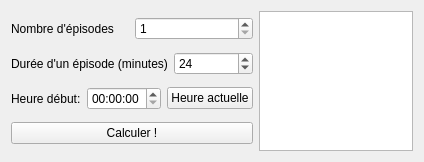
<?xml version="1.0" encoding="UTF-8"?>
<ui version="4.0">
 <class>Form</class>
 <widget class="QWidget" name="Form">
  <property name="geometry">
   <rect>
    <x>0</x>
    <y>0</y>
    <width>424</width>
    <height>162</height>
   </rect>
  </property>
  <property name="windowTitle">
   <string>Form</string>
  </property>
  <layout class="QGridLayout" name="gridLayout">
   <item row="0" column="0">
    <layout class="QHBoxLayout" name="horizontalLayout_4">
     <item>
      <layout class="QVBoxLayout" name="verticalLayout">
       <item>
        <layout class="QHBoxLayout" name="horizontalLayout">
         <item>
          <widget class="QLabel" name="label_2">
           <property name="text">
            <string>Nombre d'épisodes</string>
           </property>
          </widget>
         </item>
         <item>
          <widget class="QSpinBox" name="spinBox">
           <property name="minimum">
            <number>1</number>
           </property>
          </widget>
         </item>
        </layout>
       </item>
       <item>
        <layout class="QHBoxLayout" name="horizontalLayout_2">
         <item>
          <widget class="QLabel" name="label_3">
           <property name="text">
            <string>Durée d'un épisode (minutes)</string>
           </property>
          </widget>
         </item>
         <item>
          <widget class="QSpinBox" name="spinBox_2">
           <property name="maximum">
            <number>3600</number>
           </property>
           <property name="singleStep">
            <number>5</number>
           </property>
           <property name="value">
            <number>24</number>
           </property>
          </widget>
         </item>
        </layout>
       </item>
       <item>
        <layout class="QHBoxLayout" name="horizontalLayout_3">
         <item>
          <widget class="QLabel" name="label">
           <property name="text">
            <string>Heure début:</string>
           </property>
          </widget>
         </item>
         <item>
          <widget class="QTimeEdit" name="timeEdit"/>
         </item>
         <item>
          <widget class="QPushButton" name="get_current_time_button">
           <property name="text">
            <string>Heure actuelle</string>
           </property>
          </widget>
         </item>
        </layout>
       </item>
       <item>
        <widget class="QPushButton" name="go_button">
         <property name="text">
          <string>Calculer !</string>
         </property>
        </widget>
       </item>
      </layout>
     </item>
     <item>
      <widget class="QListWidget" name="listWidget"/>
     </item>
    </layout>
   </item>
  </layout>
 </widget>
 <resources/>
 <connections/>
</ui>
